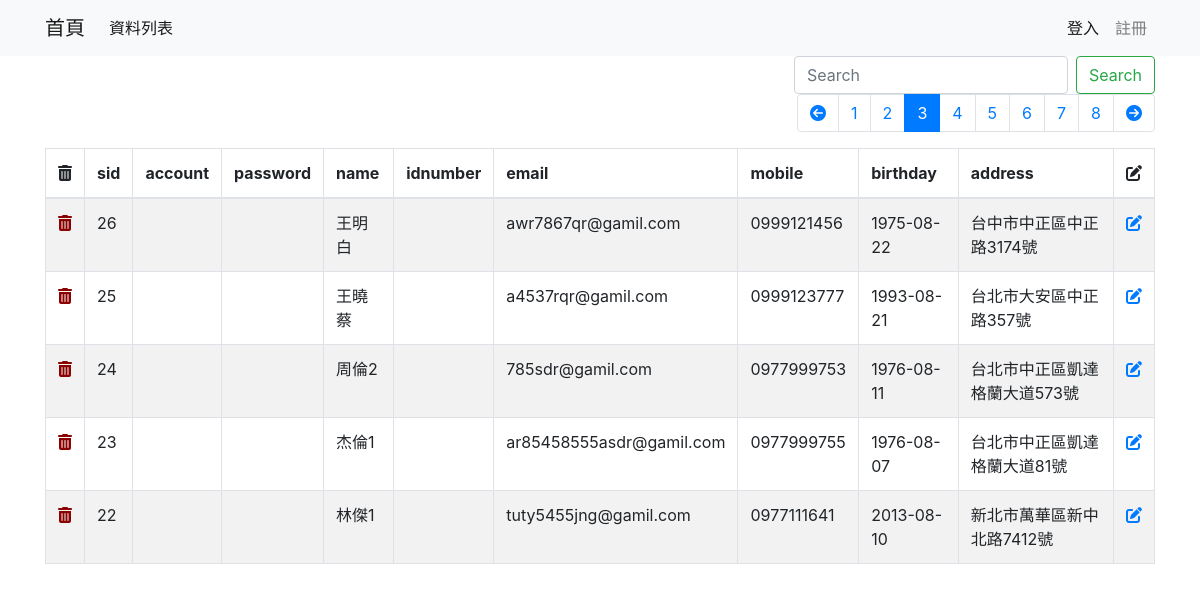
The app's page /data-list.php?page=3 with its own data.
### tables this page shows
CREATE TABLE `address_book` (
  `sid` int(11) NOT NULL,
  `account` varchar(255) NOT NULL,
  `password` varchar(255) NOT NULL,
  `name` varchar(255) NOT NULL,
  `idnumber` varchar(10) NOT NULL,
  `email` varchar(255) NOT NULL,
  `mobile` varchar(255) NOT NULL,
  `birthday` date DEFAULT NULL,
  `address` varchar(255) NOT NULL,
  `created_at` varchar(255) DEFAULT NULL
);

### data-list.php (the view, shortened to what this page needs)
<?php
    include __DIR__. '/partials/init.php';
    $perPage = 5;
$qs = [];
$keyword = isset($_GET['keyword']) ? $_GET['keyword'] : '';
    $page = isset($_GET['page']) ? intval($_GET['page']) : 1;
    $where = ' WHERE 1 ';
    $totalRows = $pdo->query("SELECT count(1) FROM address_book")
        ->fetch(PDO::FETCH_NUM)[0];
    $totalPages = ceil($totalRows/$perPage);
    $rows = [];
    if($totalRows!=0) {
        $sql = sprintf("SELECT * FROM address_book %s ORDER BY sid DESC LIMIT %s, %s",
         $where,
           ($page - 1) * $perPage,
           $perPage);
    $rows = $pdo->query($sql)->fetchAll();
};
?>
<?php include __DIR__. '/partials/html-head.php'; ?>
<?php include __DIR__. '/partials/navbar.php'; ?>
<div class="container">
 <div class="row" >
        <div class="col">
            <form action="data-list.php" class="form-inline my-2 my-lg-0 d-flex justify-content-end">
                <input class="form-control mr-sm-2" type="search" name="keyword" placeholder="Search"
                       value="<?= htmlentities($keyword) ?>"
                       aria-label="Search">
                <button class="btn btn-outline-success my-2 my-sm-0" type="submit">Search</button>
            </form>
        </div>
    </div>
   <div class="row">
        <div class="col">
            <nav aria-label="Page navigation example">
                <ul class="pagination d-flex justify-content-end">
                     <li class="page-item <?= $page<=1 ? 'disabled' : '' ?>">
                       <a class="page-link" href="?<?php
                        $qs['page']=$page-1;
                        echo http_build_query($qs);
                        ?>">
                            <i class="fas fa-arrow-circle-left"></i>
                        </a>
                    </li>
                    <?php for($i=$page-5; $i<=$page+5; $i++):
                        if($i>=1 and $i<=$totalPages):
                            $qs['page'] = $i;
                        ?>
                    <li class="page-item <?= $i==$page ? 'active' : '' ?>">
                        <a class="page-link" href="?<?= http_build_query($qs) ?>"><?= $i ?></a>
                    </li>
                    <?php endif;
                        endfor; ?>
                    <li class="page-item <?= $page>=$totalPages ? 'disabled' : '' ?>">
                     <a class="page-link" href="?<?php
                        $qs['page']=$page+1;
                        echo http_build_query($qs);
                        ?>">
                            <i class="fas fa-arrow-circle-right"></i>
                        </a>
                    </li>
                </ul>
            </nav>
        </div>
    </div>
    <div class="row">
        <div class="col">
            <table class="table table-striped table-bordered">
                <thead>
                <tr>
                    <th scope="col"><i class="fas fa-trash-alt"></i></th>
                    <th scope="col">sid</th>
                    <th scope="col">account</th>
                    <th scope="col">password</th>
                    <th scope="col">name</th>
                    <th scope="col">idnumber</th>
                    <th scope="col">email</th>
                    <th scope="col">mobile</th>
                    <th scope="col">birthday</th>
                    <th scope="col">address</th>
                    <th scope="col"><i class="fas fa-edit"></i></th>
                </tr>
                </thead>
                <tbody>
                <?php foreach($rows as $r): ?>
                <tr data-sid="<?= $r['sid'] ?>">
                 <td>
                      <a href="data-delete.php?sid=<?= $r['sid'] ?>"
                            onclick="return confirm('確定要刪除編號為 <?= $r['sid'] ?> 的資料嗎？')"
                        >
                            <i class="fas fa-trash-alt"></i>
                        </a>
                    </td>
                    <td><?= $r['sid'] ?></td>
                    <td><?= $r['account'] ?></td>
                    <td><?= $r['password'] ?></td>
                    <td><?= $r['name'] ?></td>
                    <td><?= $r['idnumber'] ?></td>
                    <td><?= $r['email'] ?></td>
                    <td><?= $r['mobile'] ?></td>
                    <td><?= $r['birthday'] ?></td>
                    <td><?= htmlentities($r['address']) ?></td>
                    <td>
                        <a href="data-edit.php?sid=<?= $r['sid'] ?>">
                            <i class="fas fa-edit"></i>
                        </a>
                    </td>
                </tr>
                <?php endforeach; ?>
                </tbody>
            </table>
        </div>
    </div>
</div>
<?php include __DIR__. '/partials/html-foot.php'; ?>

### data-list.php (style rules this page uses)
table tbody i.fas.fa-trash-alt { color: darkred; }

### records on screen
address_book: sid "26", name "王明白", email "awr7867qr@gamil.com", mobile "0999121456", birthday "1975-08-22", address "台中市中正區中正路3174號"
address_book: sid "25", name "王曉蔡", email "a4537rqr@gamil.com", mobile "0999123777", birthday "1993-08-21", address "台北市大安區中正路357號"
address_book: sid "24", name "周倫2", email "785sdr@gamil.com", mobile "0977999753", birthday "1976-08-11", address "台北市中正區凱達格蘭大道573號"
address_book: sid "23", name "杰倫1", email "ar85458555asdr@gamil.com", mobile "0977999755", birthday "1976-08-07", address "台北市中正區凱達格蘭大道81號"
address_book: sid "22", name "林傑1", email "tuty5455jng@gamil.com", mobile "0977111641", birthday "2013-08-10", address "新北市萬華區新中北路7412號"
